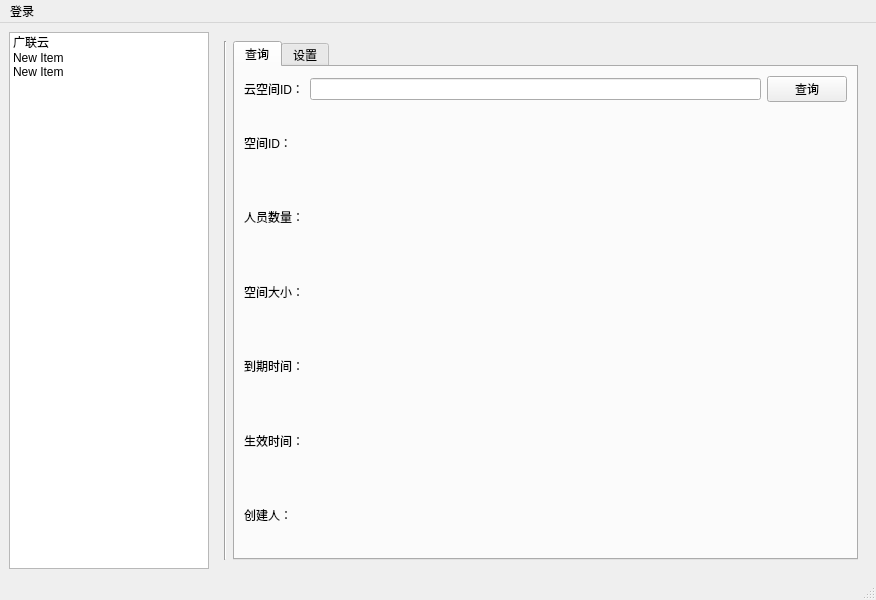
<?xml version="1.0" encoding="UTF-8"?>
<ui version="4.0">
 <class>MainWindow</class>
 <widget class="QMainWindow" name="MainWindow">
  <property name="geometry">
   <rect>
    <x>0</x>
    <y>0</y>
    <width>876</width>
    <height>600</height>
   </rect>
  </property>
  <property name="windowTitle">
   <string>MainWindow</string>
  </property>
  <widget class="QWidget" name="centralwidget">
   <layout class="QHBoxLayout" name="horizontalLayout">
    <item>
     <widget class="QListWidget" name="listWidget">
      <property name="maximumSize">
       <size>
        <width>200</width>
        <height>16777215</height>
       </size>
      </property>
      <item>
       <property name="text">
        <string>广联云</string>
       </property>
      </item>
      <item>
       <property name="text">
        <string>New Item</string>
       </property>
      </item>
      <item>
       <property name="text">
        <string>New Item</string>
       </property>
      </item>
     </widget>
    </item>
    <item>
     <widget class="QStackedWidget" name="stackedWidget">
      <property name="currentIndex">
       <number>0</number>
      </property>
      <widget class="QWidget" name="page">
       <layout class="QHBoxLayout" name="horizontalLayout_2">
        <item>
         <widget class="Line" name="line">
          <property name="orientation">
           <enum>Qt::Vertical</enum>
          </property>
         </widget>
        </item>
        <item>
         <widget class="QTabWidget" name="tabWidget">
          <property name="currentIndex">
           <number>0</number>
          </property>
          <widget class="QWidget" name="tab">
           <attribute name="title">
            <string>查询</string>
           </attribute>
           <layout class="QVBoxLayout" name="verticalLayout_2">
            <item>
             <layout class="QVBoxLayout" name="verticalLayout">
              <item>
               <layout class="QHBoxLayout" name="horizontalLayout_3">
                <item>
                 <widget class="QLabel" name="iDLabel">
                  <property name="text">
                   <string>云空间ID：</string>
                  </property>
                 </widget>
                </item>
                <item>
                 <widget class="QLineEdit" name="input_ws_id"/>
                </item>
                <item>
                 <widget class="QPushButton" name="btn_query">
                  <property name="text">
                   <string>查询</string>
                  </property>
                 </widget>
                </item>
               </layout>
              </item>
             </layout>
            </item>
            <item>
             <layout class="QHBoxLayout" name="horizontalLayout_4">
              <item>
               <widget class="QLabel" name="label">
                <property name="text">
                 <string>空间ID：</string>
                </property>
               </widget>
              </item>
              <item>
               <widget class="QLabel" name="label_7">
                <property name="text">
                 <string/>
                </property>
               </widget>
              </item>
             </layout>
            </item>
            <item>
             <layout class="QHBoxLayout" name="horizontalLayout_5">
              <item>
               <widget class="QLabel" name="label_2">
                <property name="text">
                 <string>人员数量：</string>
                </property>
               </widget>
              </item>
              <item>
               <widget class="QLabel" name="label_8">
                <property name="text">
                 <string/>
                </property>
               </widget>
              </item>
             </layout>
            </item>
            <item>
             <layout class="QHBoxLayout" name="horizontalLayout_6">
              <item>
               <widget class="QLabel" name="label_3">
                <property name="text">
                 <string>空间大小：</string>
                </property>
               </widget>
              </item>
              <item>
               <widget class="QLabel" name="label_9">
                <property name="text">
                 <string/>
                </property>
               </widget>
              </item>
             </layout>
            </item>
            <item>
             <layout class="QHBoxLayout" name="horizontalLayout_7">
              <item>
               <widget class="QLabel" name="label_4">
                <property name="text">
                 <string>到期时间：</string>
                </property>
               </widget>
              </item>
              <item>
               <widget class="QLabel" name="label_10">
                <property name="text">
                 <string/>
                </property>
               </widget>
              </item>
             </layout>
            </item>
            <item>
             <layout class="QHBoxLayout" name="horizontalLayout_8">
              <item>
               <widget class="QLabel" name="label_5">
                <property name="text">
                 <string>生效时间：</string>
                </property>
               </widget>
              </item>
              <item>
               <widget class="QLabel" name="label_11">
                <property name="text">
                 <string/>
                </property>
               </widget>
              </item>
             </layout>
            </item>
            <item>
             <layout class="QHBoxLayout" name="horizontalLayout_9">
              <item>
               <widget class="QLabel" name="label_6">
                <property name="text">
                 <string>创建人：</string>
                </property>
               </widget>
              </item>
              <item>
               <widget class="QLabel" name="label_12">
                <property name="text">
                 <string/>
                </property>
               </widget>
              </item>
             </layout>
            </item>
           </layout>
          </widget>
          <widget class="QWidget" name="tab_setting">
           <attribute name="title">
            <string>设置</string>
           </attribute>
           <widget class="QPushButton" name="btn_setting">
            <property name="geometry">
             <rect>
              <x>240</x>
              <y>250</y>
              <width>93</width>
              <height>28</height>
             </rect>
            </property>
            <property name="text">
             <string>设置</string>
            </property>
           </widget>
           <widget class="QWidget" name="">
            <property name="geometry">
             <rect>
              <x>11</x>
              <y>81</y>
              <width>581</width>
              <height>121</height>
             </rect>
            </property>
            <layout class="QFormLayout" name="formLayout">
             <item row="0" column="0">
              <widget class="QLabel" name="label_13">
               <property name="text">
                <string>Appkey:</string>
               </property>
              </widget>
             </item>
             <item row="0" column="1">
              <widget class="QLineEdit" name="input_appkey"/>
             </item>
             <item row="1" column="0">
              <widget class="QLabel" name="label14">
               <property name="text">
                <string>Secret:</string>
               </property>
              </widget>
             </item>
             <item row="1" column="1">
              <widget class="QLineEdit" name="input_secret"/>
             </item>
             <item row="2" column="0">
              <widget class="QLabel" name="label_15">
               <property name="text">
                <string>Url:</string>
               </property>
              </widget>
             </item>
             <item row="2" column="1">
              <widget class="QLineEdit" name="input_url"/>
             </item>
            </layout>
           </widget>
          </widget>
         </widget>
        </item>
       </layout>
      </widget>
      <widget class="QWidget" name="page_2"/>
     </widget>
    </item>
   </layout>
  </widget>
  <widget class="QMenuBar" name="menubar">
   <property name="geometry">
    <rect>
     <x>0</x>
     <y>0</y>
     <width>876</width>
     <height>26</height>
    </rect>
   </property>
   <widget class="QMenu" name="menu">
    <property name="title">
     <string>登录</string>
    </property>
   </widget>
   <addaction name="menu"/>
  </widget>
  <widget class="QStatusBar" name="statusbar"/>
 </widget>
 <resources/>
 <connections>
  <connection>
   <sender>listWidget</sender>
   <signal>currentRowChanged(int)</signal>
   <receiver>stackedWidget</receiver>
   <slot>setCurrentIndex(int)</slot>
   <hints>
    <hint type="sourcelabel">
     <x>58</x>
     <y>48</y>
    </hint>
    <hint type="destinationlabel">
     <x>544</x>
     <y>44</y>
    </hint>
   </hints>
  </connection>
 </connections>
</ui>
